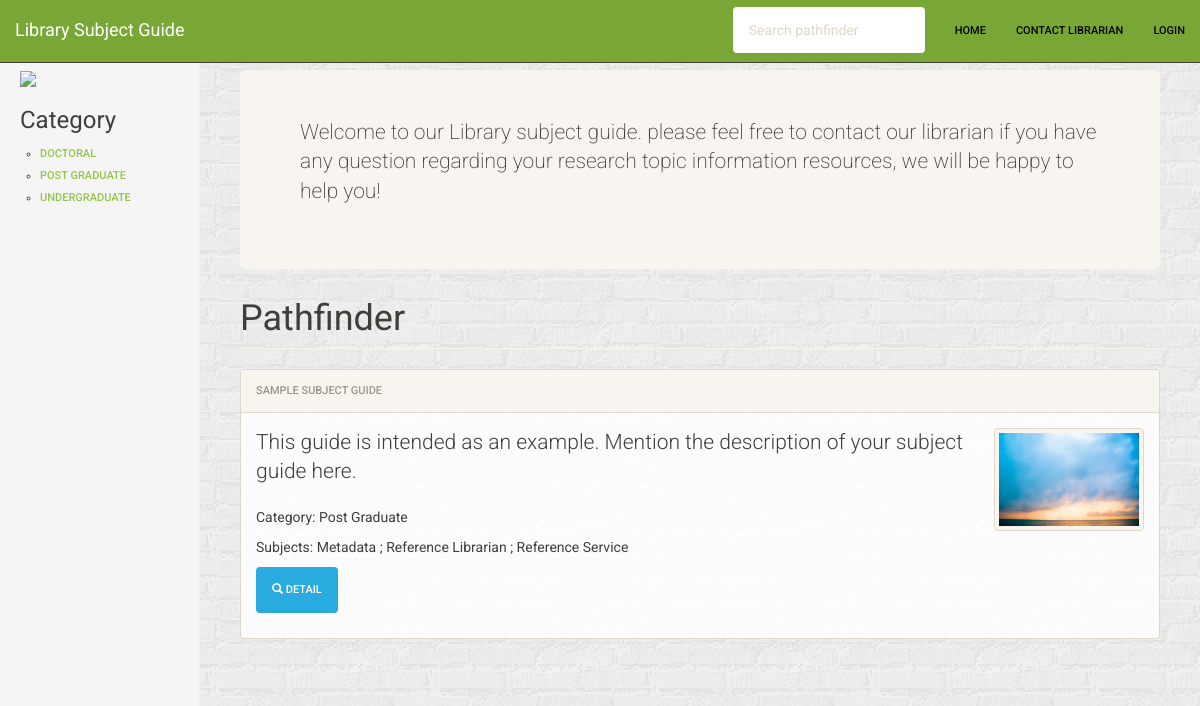
The page / on the database its author committed.
### tables this page shows
CREATE TABLE `pst_config` (
  `config_name` varchar(100) NOT NULL,
  `config_val` text NOT NULL,
  PRIMARY KEY (`config_name`)
);

CREATE TABLE `pst_taxonomy_term` (
  `tid` int(11) NOT NULL AUTO_INCREMENT COMMENT 'Primary Key: Unique term ID.',
  `vocabulary` varchar(50) DEFAULT NULL,
  `name` varchar(255) NOT NULL DEFAULT '' COMMENT 'The term name.',
  `description` longtext COMMENT 'A description of the term.',
  `weight` int(11) NOT NULL DEFAULT '0' COMMENT 'The weight of this term in relation to other terms.',
  PRIMARY KEY (`tid`),
  KEY `taxonomy_tree` (`vocabulary`,`weight`,`name`),
  KEY `vid_name` (`vocabulary`,`name`),
  KEY `name` (`name`),
  KEY `vocabulary` (`vocabulary`)
);

CREATE TABLE `pst_pathfinder` (
  `id` int(11) NOT NULL AUTO_INCREMENT,
  `title` varchar(255) NOT NULL,
  `category` varchar(200) DEFAULT NULL,
  `subjects` text,
  `subjects_array` text,
  `description` text,
  `target_users` varchar(255) DEFAULT NULL,
  `scope` varchar(100) DEFAULT NULL,
  `authors` text NOT NULL,
  `image_filename` varchar(255) DEFAULT NULL,
  `promoted` smallint(1) DEFAULT '0',
  `weight` int(11) DEFAULT '0',
  `created` datetime NOT NULL,
  `updated` datetime NOT NULL,
  PRIMARY KEY (`id`),
  KEY `category` (`category`),
  FULLTEXT KEY `FT_SEARCH` (`title`,`subjects`,`description`)
);

### application/models/Pathfinder_model.php (called while the page is built, shortened)
<?php if ( ! defined('BASEPATH')) exit('No direct script access allowed');
class Pathfinder_model extends CI_Model {
    public function getData($page = 1, $limit = 20, $criteria = '', &$total_rows = 0)
    {
      $offset = 0;
      $result = $this->db->get('pathfinder', $limit, $offset);
      $this->db->select('COUNT(*) as `total`', false);
      return $result->result();
    }
    public function getConfig($config_name, $unserialized = true, $return_one = false)
    {
      $config = array();
      $this->db->where('config_name', $config_name);
      $result = $this->db->get('config')->result();
      foreach ($result as $config_data) {
        $config[$config_data->config_name] = $unserialized?unserialize($config_data->config_val):$config_data->config_val;
      }
      return $config;
    }
}

### application/controllers/Pathfinder.php (called while the page is built, shortened)
<?php if ( ! defined('BASEPATH')) exit('No direct script access allowed');
class Pathfinder extends CI_Controller {
  private $data = array();
  public function __construct() {
    $this->data['main_title'] = 'Pathfinder';
    $this->data['main_content'] = '';
    $this->data['logged_in'] = $this->session->userdata('logged_in');
    $this->data['group'] = $this->data['logged_in']['groups'];
    $this->load->model('Resource_model');
    $this->load->model('Taxonomy_model');
  }
  public function index($page = 1)
  {
    $total_rows = 0;
    $criteria = '';
    $this->data['pathfinder_records'] = $this->Pathfinder_model->getData($page, 50, $criteria, $total_rows);
    $this->load->view('pathfinder/index', $this->data);
  }
}

### index.php (called while the page is built, shortened)
<?php
require_once BASEPATH.'core/CodeIgniter.php';

### application/models/Taxonomy_model.php (called while the page is built, shortened)
<?php if ( ! defined('BASEPATH')) exit('No direct script access allowed');
class Taxonomy_model extends CI_Model {
    public function getData($taxonomy_type, $page = 1, $limit = 20, $criteria = '', &$total_rows = 0)
    {
      $offset = 0;
      $this->db->select('tid, name, vocabulary');
      $this->db->from('taxonomy_term');
      $this->db->where('vocabulary', $taxonomy_type);
      $this->db->limit($limit, $offset);
      $this->db->order_by('weight');
      $result = $this->db->get();
      $this->db->where('vocabulary', $taxonomy_type);
      $this->db->select('COUNT(*) as `total`', false);
      $query = $this->db->get('taxonomy_term');
      $data = $query->row();
      return $result->result();
    }
}

### application/views/pathfinder/index.php (the view, shortened to what this page needs)
<?php
$site_logo = $this->Pathfinder_model->getConfig('site_logo');
if ($site_logo) {
  echo '<div class="site-logo text-center"><img src="'.base_url('files/pathfinder/images').'/'.$site_logo.'" class="img-responsive" /></div>';
} else {
  echo '<div class="site-logo text-center"><img src="'.base_url('files/pathfinder/images').'/logo.png" class="img-responsive" /></div>';
}
?>
<h3 class="sidebar-header">Category</h3>
<ul class="nav nav-sidebar">
  <li>
    <ul>
    <?php
    $taxonomy = $this->Taxonomy_model->getData('Category', 1, 30);
    foreach ($taxonomy as $data) {
      echo '<li><a href="'.site_url('/pathfinder/index').'?category='.urlencode($data->name).'">'.$data->name.'</a></li>';
    }
    ?>
    </ul>
  </li>
</ul>
<?php
$sidebar = ob_get_clean();
if (!$pathfinder_records) {
  echo '<div class="alert alert-warning">';
  echo 'Sorry, no pathfinder found/available yet';
  if ($logged_in && $group == 'Librarian') {
    echo '<p>';
    echo create_button('anchor', site_url('pathfinder/add'), 'add-pathfinder', 'Add New Pathfinder', 'btn-success', '', $icon = 'plus-sign');
    echo '</p>';
  }
  echo '</div>'."\n";
} else {
foreach ($pathfinder_records as $pf) :
?>
<div class="panel panel-default pathfinder-panel">
  <div class="panel-heading"><h3 class="panel-title"><?php echo $pf->title ?></h3></div>
  <div class="panel-body">
    <?php
    if ($pf->image_filename) {
      echo '<div class="pathfinder-image"><a href="'.site_url('/pathfinder/detail/'.$pf->id).'"><img src="'.base_url('files/pathfinder/images').'/'.$pf->image_filename.'" class="img-responsive img-thumbnail" /></a></div>';
    }
    ?>
    <p class="lead pathfinder-description"><?php echo $pf->description ?></p>
    <p class="pathfinder-category">Category: <?php echo $pf->category ?></p>
    <p class="pathfinder-subjects">Subjects: <?php echo $pf->subjects ?></p>
    <p class="pathfinder-actions">
      <a href="<?php echo site_url('/pathfinder/detail/'.$pf->id) ?>" class="btn btn-info"><i class="glyphicon glyphicon-search"></i> Detail</a>
    </p>
  </div>
</div>
<?php
endforeach; ?>
<?php
}
$main_content = ob_get_clean();
require './assets/themes/default/index.tpl.php';
?>

### assets/themes/default/index.tpl.php (shortened to what this page needs)
<!DOCTYPE html>
<?php
$site_name_data = $this->Pathfinder_model->getConfig('site_name');
$homepage_data = $this->Pathfinder_model->getConfig('content.homepage');
?>
<html lang="en">
  <head>
    <link href="<?php echo base_url('assets/themes/default') ?>/css/bootstrap.min.css" rel="stylesheet">
    <link href="<?php echo base_url('assets/themes/default') ?>/css/dashboard.css" rel="stylesheet">
    <link href="<?php echo base_url('assets/chosen') ?>/chosen.min.css" rel="stylesheet">
    <link href="<?php echo base_url('assets/themes/default') ?>/css/app.css" rel="stylesheet">
  </head>
  <body data-spy="scroll" data-target="#sidebar-nav">
    <nav class="navbar navbar-default navbar-fixed-top" role="navigation">
      <div class="container-fluid">
        <div class="navbar-header">
          <a class="navbar-brand" href="<?php echo site_url() ?>"><?php echo $site_name_data['site_name']?$site_name_data['site_name']:'PUSTAKAWAN: Online Pathfinder' ?></a>
        </div>
        <div class="navbar-collapse collapse">
          <ul class="nav navbar-nav navbar-right">
            <li><a href="<?php echo site_url() ?>">Home</a></li>
            <li><a href="<?php echo site_url('/pathfinder/content/contact') ?>">Contact Librarian</a></li>
            <?php if ($logged_in && $group == 'Librarian') : ?>
            <li class="dropdown">
              <a href="#" class="dropdown-toggle" data-toggle="dropdown" role="button" aria-haspopup="true" aria-expanded="false">Admin <span class="caret"></span></a>
              <ul class="dropdown-menu">
                <li><a href="<?php echo site_url('/pathfinder/add') ?>">Add New Pathfinder</a></li>
                <li><a href="<?php echo site_url('/resource/index') ?>">Resource Library</a></li>
                <li><a href="<?php echo site_url('/taxonomy/') ?>">Taxonomy</a></li>
                <li><a href="<?php echo site_url('/pathfinder/config') ?>">Configuration</a></li>
                <li><a href="<?php echo site_url('/user/listusers') ?>">User Management</a></li>
                <li><a href="<?php echo site_url('/user/logout') ?>"><i class="glyphicon glyphicon-log-out"></i> Logout</a></li>
                <li><a href="<?php echo site_url('/pathfinder/about') ?>">About this Software</a></li>
              </ul>
            </li>
            <?php else :
            ?>
            <li><a href="<?php echo site_url('/user') ?>">Login</a></li>
            <?php endif; ?>
          </ul>
          <form class="navbar-form navbar-right" method="get" action="<?php echo site_url('/pathfinder/index') ?>">
            <input type="text" name="keywords" class="form-control" placeholder="Search pathfinder">
          </form>
        </div>
      </div>
    </nav>
    <div class="container-fluid">
      <div class="row">
        <?php if (isset($sidebar) && $sidebar) : ?>
        <div class="col-sm-3 col-md-2 sidebar">
          <?php echo $sidebar ?>
        </div>
        <?php endif; ?>
        <div class="<?php echo (isset($sidebar) && $sidebar)?'col-sm-9 col-sm-offset-3 col-md-10 col-md-offset-2':'col-md-12' ?> main">
        <?php
        $is_segment = $this->uri->segment(1);
        $full_uri = $this->uri->uri_string();
        if (isset($homepage_data['content.homepage']['content']) && ($is_segment == null && $full_uri == '')) { ?>
        <div class="jumbotron homepage-info"><p class="lead"><?php echo $homepage_data['content.homepage']['content'] ?></p></div>
        <?php } ?>
        <h1 class="page-header"><?php echo $main_title ?></h1>
        <?php echo $main_content ?>
        </div>
      </div>
    </div>
</body>
</html>

### assets/themes/default/css/dashboard.css (style rules this page uses)
body { padding-top: 50px; }
.sidebar { display: none; }
@media (min-width: 768px) { .sidebar { position: fixed; top: 51px; bottom: 0; left: 0; z-index: 1000; display: block; padding: 20px; overflow-x: hidden; overflow-y: auto; background-color: #f5f5f5; border-right: 1px solid #eee; } }
.nav-sidebar { margin-right: -21px; margin-bottom: 20px; margin-left: -20px; }
.main { padding: 20px; }
@media (min-width: 768px) { .main { padding-right: 40px; padding-left: 40px; } }
.main .page-header { margin-top: 0; }

### assets/themes/default/css/app.css (style rules this page uses)
body { background: url(../wall.png); position: relative; }
table, .panel { background: rgba(255,255,255,0.85); }
.site-logo img { margin: 0 auto; }
.navbar-default { background-color: #79a736; }
.navbar-default .navbar-nav > li > a { color: #000; }
.panel-title { font-size: 1.5em; }
.pathfinder-image { width: 150px; max-width: 150px; float: right; }

### rows shown on the page
pst_config: config_name "Library Subject Guide"
pst_taxonomy_term: name "DOCTORAL"
pst_taxonomy_term: name "POST GRADUATE"
pst_taxonomy_term: name "UNDERGRADUATE"
pst_config: config_name "Welcome to our Library subject guide. please feel free to contact our librarian if you have any question regarding your research topic information resources, we will be happy to help you!"
pst_pathfinder: title "SAMPLE SUBJECT GUIDE", image_filename (picture), description "This guide is intended as an example. Mention the description of your subject guide here.", category "Post Graduate", subjects "Metadata ; Reference Librarian ; Reference Service"

### other values the page prints
$main_title "Pathfinder"
